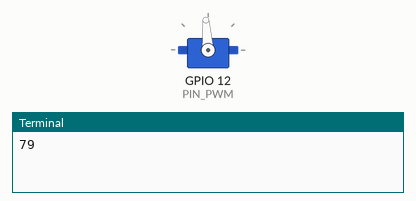
Simulated run of this program. Board: Raspberry Pi (BCM pin numbers). On the bench: servo, the last lines printed to the terminal. Servo angles are drawn from the pulse width (0.5 ms = 0°, 2.5 ms = 180°). At 8.0 s the program stops and its outputs stay as they are.

Above: at 0.1 s.
At 3.1 s:
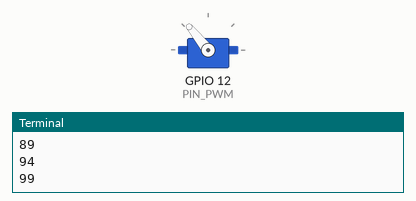
At 5.1 s:
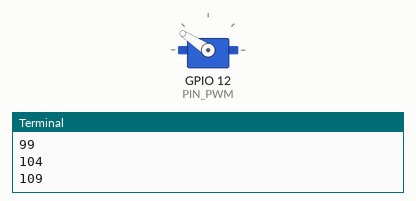
At 7.1 s:
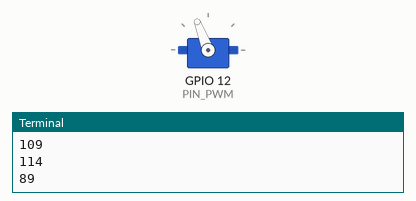
Timing chart, 0 to 8.6 s (numbered marks = the images above):
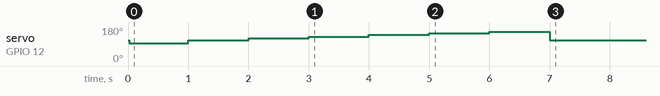

The program:

cannon.py
```python
# -*- coding: utf-8 -*-

from time import sleep
import wiringpi

class Cannon():

    PIN_PWM = 12;

    # TOWER PRO SG90
    FRONT = 89
    DOWN_LIMIT = 79
    UP_LIMIT = 119

    def __init__(self):

        wiringpi.wiringPiSetupGpio()
        wiringpi.pinMode(self.PIN_PWM, wiringpi.GPIO.PWM_OUTPUT)
        wiringpi.pwmSetMode(wiringpi.GPIO.PWM_MODE_MS)
        wiringpi.pwmSetClock(375)

        wiringpi.pwmWrite(self.PIN_PWM, self.FRONT)

    def setAngle(self, duty):
        wiringpi.pwmWrite(self.PIN_PWM, int(duty))

    def front(self):
        wiringpi.pwmWrite(self.PIN_PWM, self.FRONT)


if __name__ == "__main__":

    cannon = Cannon()

    list = [cannon.DOWN_LIMIT]
    for x in range(cannon.FRONT, cannon.UP_LIMIT, 5):
        list.append(x)
    list.append(cannon.FRONT)

    try:
        for duty in list :
            print(duty)
            cannon.setAngle(int(duty))
            sleep(1)

    except KeyboardInterrupt:
        pass

    cannon.front()
```

Measured:
- by itself, servo on GPIO 12 (PIN_PWM): 111° → 94° at 0.02 s, → 111° 0.98 s later, → 120° 1.0 s later, → 129° 1.0 s later, … (8 changes in this stretch)
